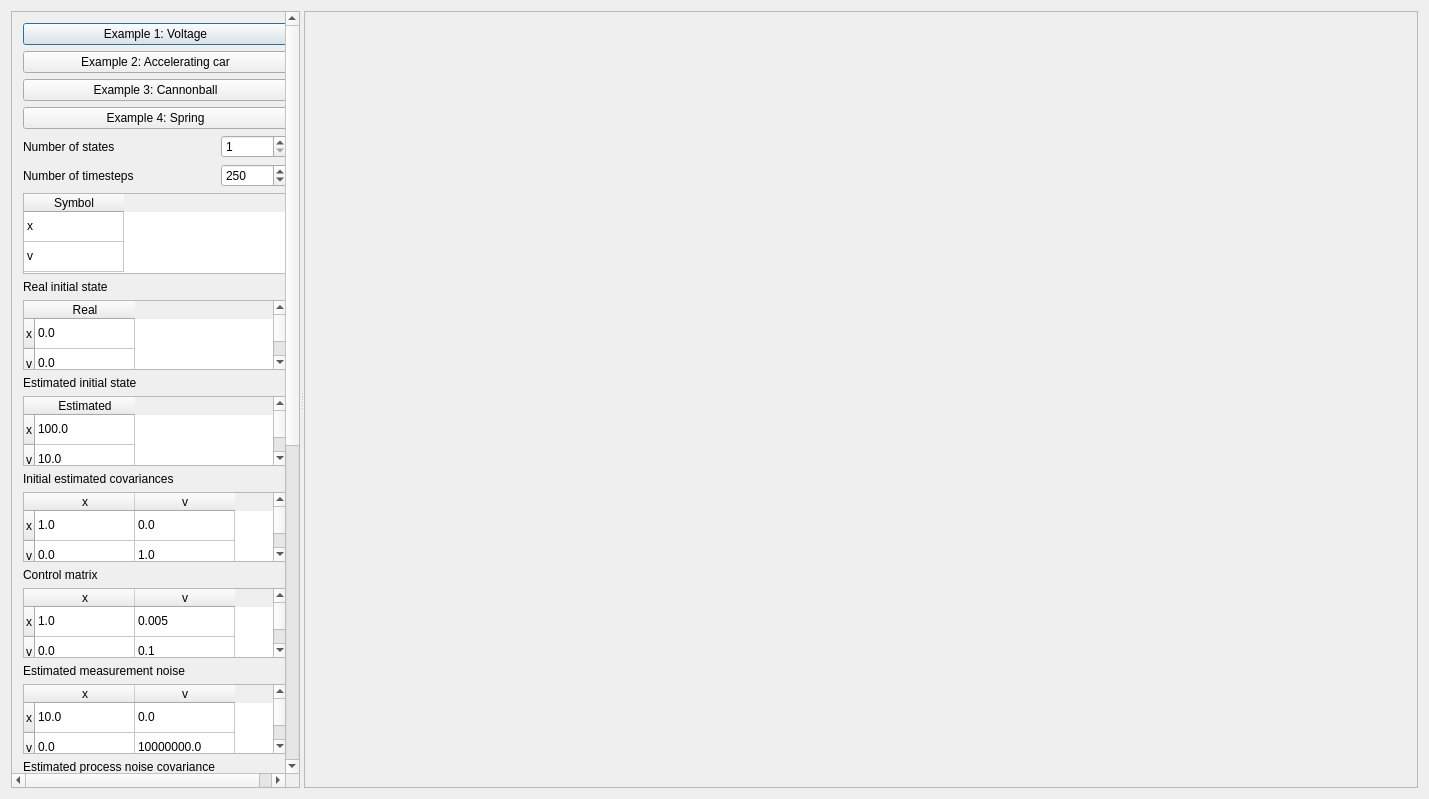
<?xml version="1.0" encoding="UTF-8"?>
<ui version="4.0">
 <class>QtMainDialog</class>
 <widget class="QDialog" name="QtMainDialog">
  <property name="geometry">
   <rect>
    <x>0</x>
    <y>0</y>
    <width>1429</width>
    <height>799</height>
   </rect>
  </property>
  <property name="windowTitle">
   <string>CppKalmanFilterExample11</string>
  </property>
  <layout class="QGridLayout" name="gridLayout_3">
   <item row="0" column="0">
    <widget class="QSplitter" name="splitter">
     <property name="sizePolicy">
      <sizepolicy hsizetype="Preferred" vsizetype="Preferred">
       <horstretch>0</horstretch>
       <verstretch>0</verstretch>
      </sizepolicy>
     </property>
     <property name="orientation">
      <enum>Qt::Horizontal</enum>
     </property>
     <widget class="QScrollArea" name="scrollArea">
      <property name="sizePolicy">
       <sizepolicy hsizetype="Expanding" vsizetype="Expanding">
        <horstretch>0</horstretch>
        <verstretch>0</verstretch>
       </sizepolicy>
      </property>
      <property name="widgetResizable">
       <bool>true</bool>
      </property>
      <widget class="QWidget" name="scrollAreaWidgetContents">
       <property name="geometry">
        <rect>
         <x>0</x>
         <y>-451</y>
         <width>257</width>
         <height>1230</height>
        </rect>
       </property>
       <layout class="QGridLayout" name="gridLayout_4">
        <item row="0" column="0" colspan="2">
         <widget class="QPushButton" name="button_1">
          <property name="text">
           <string>Example 1: Voltage</string>
          </property>
         </widget>
        </item>
        <item row="1" column="0" colspan="2">
         <widget class="QPushButton" name="button_2">
          <property name="text">
           <string>Example 2: Accelerating car</string>
          </property>
         </widget>
        </item>
        <item row="2" column="0" colspan="2">
         <widget class="QPushButton" name="button_3">
          <property name="text">
           <string>Example 3: Cannonball</string>
          </property>
         </widget>
        </item>
        <item row="4" column="0">
         <widget class="QLabel" name="label_n_states">
          <property name="sizePolicy">
           <sizepolicy hsizetype="Maximum" vsizetype="Preferred">
            <horstretch>0</horstretch>
            <verstretch>0</verstretch>
           </sizepolicy>
          </property>
          <property name="text">
           <string>Number of states</string>
          </property>
         </widget>
        </item>
        <item row="6" column="0">
         <widget class="QLabel" name="label_n_timesteps">
          <property name="sizePolicy">
           <sizepolicy hsizetype="Maximum" vsizetype="Preferred">
            <horstretch>0</horstretch>
            <verstretch>0</verstretch>
           </sizepolicy>
          </property>
          <property name="text">
           <string>Number of timesteps</string>
          </property>
         </widget>
        </item>
        <item row="9" column="0">
         <widget class="QLabel" name="label_init_state_real">
          <property name="sizePolicy">
           <sizepolicy hsizetype="Preferred" vsizetype="Maximum">
            <horstretch>0</horstretch>
            <verstretch>0</verstretch>
           </sizepolicy>
          </property>
          <property name="text">
           <string>Real initial state</string>
          </property>
         </widget>
        </item>
        <item row="10" column="0" colspan="2">
         <widget class="QTableWidget" name="table_init_state_real">
          <row>
           <property name="text">
            <string>x</string>
           </property>
          </row>
          <row>
           <property name="text">
            <string>v</string>
           </property>
          </row>
          <column>
           <property name="text">
            <string>Real</string>
           </property>
          </column>
          <item row="0" column="0">
           <property name="text">
            <string>0.0</string>
           </property>
          </item>
          <item row="1" column="0">
           <property name="text">
            <string>0.0</string>
           </property>
          </item>
         </widget>
        </item>
        <item row="31" column="0">
         <spacer name="verticalSpacer">
          <property name="orientation">
           <enum>Qt::Vertical</enum>
          </property>
          <property name="sizeHint" stdset="0">
           <size>
            <width>20</width>
            <height>40</height>
           </size>
          </property>
         </spacer>
        </item>
        <item row="6" column="1">
         <widget class="QSpinBox" name="box_n_timesteps">
          <property name="maximum">
           <number>1000000</number>
          </property>
          <property name="value">
           <number>250</number>
          </property>
         </widget>
        </item>
        <item row="4" column="1">
         <widget class="QSpinBox" name="box_n_states">
          <property name="minimum">
           <number>1</number>
          </property>
          <property name="maximum">
           <number>10</number>
          </property>
          <property name="value">
           <number>1</number>
          </property>
         </widget>
        </item>
        <item row="7" column="0" colspan="2">
         <widget class="QTableWidget" name="table_states">
          <property name="minimumSize">
           <size>
            <width>0</width>
            <height>81</height>
           </size>
          </property>
          <attribute name="verticalHeaderVisible">
           <bool>false</bool>
          </attribute>
          <row>
           <property name="text">
            <string>1</string>
           </property>
          </row>
          <row>
           <property name="text">
            <string>2</string>
           </property>
          </row>
          <column>
           <property name="text">
            <string>Symbol</string>
           </property>
          </column>
          <item row="0" column="0">
           <property name="text">
            <string>x</string>
           </property>
          </item>
          <item row="1" column="0">
           <property name="text">
            <string>v</string>
           </property>
          </item>
         </widget>
        </item>
        <item row="11" column="0">
         <widget class="QLabel" name="label_init_state_estimate">
          <property name="sizePolicy">
           <sizepolicy hsizetype="Preferred" vsizetype="Maximum">
            <horstretch>0</horstretch>
            <verstretch>0</verstretch>
           </sizepolicy>
          </property>
          <property name="text">
           <string>Estimated initial state</string>
          </property>
         </widget>
        </item>
        <item row="12" column="0" colspan="2">
         <widget class="QTableWidget" name="table_init_state_estimate">
          <row>
           <property name="text">
            <string>x</string>
           </property>
          </row>
          <row>
           <property name="text">
            <string>v</string>
           </property>
          </row>
          <column>
           <property name="text">
            <string>Estimated</string>
           </property>
          </column>
          <item row="0" column="0">
           <property name="text">
            <string>100.0</string>
           </property>
          </item>
          <item row="1" column="0">
           <property name="text">
            <string>10.0</string>
           </property>
          </item>
         </widget>
        </item>
        <item row="13" column="0">
         <widget class="QLabel" name="label_init_covariance_estimate">
          <property name="sizePolicy">
           <sizepolicy hsizetype="Preferred" vsizetype="Maximum">
            <horstretch>0</horstretch>
            <verstretch>0</verstretch>
           </sizepolicy>
          </property>
          <property name="text">
           <string>Initial estimated covariances</string>
          </property>
         </widget>
        </item>
        <item row="14" column="0" colspan="2">
         <widget class="QTableWidget" name="table_init_covariance_estimate">
          <row>
           <property name="text">
            <string>x</string>
           </property>
          </row>
          <row>
           <property name="text">
            <string>v</string>
           </property>
          </row>
          <column>
           <property name="text">
            <string>x</string>
           </property>
          </column>
          <column>
           <property name="text">
            <string>v</string>
           </property>
          </column>
          <item row="0" column="0">
           <property name="text">
            <string>1.0</string>
           </property>
          </item>
          <item row="0" column="1">
           <property name="text">
            <string>0.0</string>
           </property>
          </item>
          <item row="1" column="0">
           <property name="text">
            <string>0.0</string>
           </property>
          </item>
          <item row="1" column="1">
           <property name="text">
            <string>1.0</string>
           </property>
          </item>
         </widget>
        </item>
        <item row="15" column="0">
         <widget class="QLabel" name="label_control">
          <property name="sizePolicy">
           <sizepolicy hsizetype="Preferred" vsizetype="Maximum">
            <horstretch>0</horstretch>
            <verstretch>0</verstretch>
           </sizepolicy>
          </property>
          <property name="text">
           <string>Control matrix</string>
          </property>
         </widget>
        </item>
        <item row="16" column="0" colspan="2">
         <widget class="QTableWidget" name="table_control">
          <row>
           <property name="text">
            <string>x</string>
           </property>
          </row>
          <row>
           <property name="text">
            <string>v</string>
           </property>
          </row>
          <column>
           <property name="text">
            <string>x</string>
           </property>
          </column>
          <column>
           <property name="text">
            <string>v</string>
           </property>
          </column>
          <item row="0" column="0">
           <property name="text">
            <string>1.0</string>
           </property>
          </item>
          <item row="0" column="1">
           <property name="text">
            <string>0.005</string>
           </property>
          </item>
          <item row="1" column="0">
           <property name="text">
            <string>0.0</string>
           </property>
          </item>
          <item row="1" column="1">
           <property name="text">
            <string>0.1</string>
           </property>
          </item>
         </widget>
        </item>
        <item row="17" column="0">
         <widget class="QLabel" name="label_measurement_noise_estimate">
          <property name="sizePolicy">
           <sizepolicy hsizetype="Preferred" vsizetype="Maximum">
            <horstretch>0</horstretch>
            <verstretch>0</verstretch>
           </sizepolicy>
          </property>
          <property name="text">
           <string>Estimated measurement noise</string>
          </property>
         </widget>
        </item>
        <item row="18" column="0" colspan="2">
         <widget class="QTableWidget" name="table_measurement_noise_estimate">
          <row>
           <property name="text">
            <string>x</string>
           </property>
          </row>
          <row>
           <property name="text">
            <string>v</string>
           </property>
          </row>
          <column>
           <property name="text">
            <string>x</string>
           </property>
          </column>
          <column>
           <property name="text">
            <string>v</string>
           </property>
          </column>
          <item row="0" column="0">
           <property name="text">
            <string>10.0</string>
           </property>
          </item>
          <item row="0" column="1">
           <property name="text">
            <string>0.0</string>
           </property>
          </item>
          <item row="1" column="0">
           <property name="text">
            <string>0.0</string>
           </property>
          </item>
          <item row="1" column="1">
           <property name="text">
            <string>10000000.0</string>
           </property>
          </item>
         </widget>
        </item>
        <item row="19" column="0">
         <widget class="QLabel" name="label_process_noise_covariance_estimate">
          <property name="text">
           <string>Estimated process noise covariance</string>
          </property>
         </widget>
        </item>
        <item row="20" column="0" colspan="2">
         <widget class="QTableWidget" name="table_process_noise_covariance_estimate">
          <row>
           <property name="text">
            <string>x</string>
           </property>
          </row>
          <row>
           <property name="text">
            <string>v</string>
           </property>
          </row>
          <column>
           <property name="text">
            <string>x</string>
           </property>
          </column>
          <column>
           <property name="text">
            <string>v</string>
           </property>
          </column>
          <item row="0" column="0">
           <property name="text">
            <string>0.01</string>
           </property>
          </item>
          <item row="0" column="1">
           <property name="text">
            <string>0.01</string>
           </property>
          </item>
          <item row="1" column="0">
           <property name="text">
            <string>0.01</string>
           </property>
          </item>
          <item row="1" column="1">
           <property name="text">
            <string>0.01</string>
           </property>
          </item>
         </widget>
        </item>
        <item row="21" column="0">
         <widget class="QLabel" name="label_observation">
          <property name="sizePolicy">
           <sizepolicy hsizetype="Preferred" vsizetype="Maximum">
            <horstretch>0</horstretch>
            <verstretch>0</verstretch>
           </sizepolicy>
          </property>
          <property name="text">
           <string>Observation</string>
          </property>
         </widget>
        </item>
        <item row="22" column="0" colspan="2">
         <widget class="QTableWidget" name="table_observation">
          <row>
           <property name="text">
            <string>x</string>
           </property>
          </row>
          <row>
           <property name="text">
            <string>v</string>
           </property>
          </row>
          <column>
           <property name="text">
            <string>x</string>
           </property>
          </column>
          <column>
           <property name="text">
            <string>v</string>
           </property>
          </column>
          <item row="0" column="0">
           <property name="text">
            <string>1.0</string>
           </property>
          </item>
          <item row="0" column="1">
           <property name="text">
            <string>0.0</string>
           </property>
          </item>
          <item row="1" column="0">
           <property name="text">
            <string>0.0</string>
           </property>
          </item>
          <item row="1" column="1">
           <property name="text">
            <string>0.0</string>
           </property>
          </item>
         </widget>
        </item>
        <item row="23" column="0">
         <widget class="QLabel" name="label_real_noise">
          <property name="text">
           <string>Real measurement noise</string>
          </property>
         </widget>
        </item>
        <item row="24" column="0" colspan="2">
         <widget class="QTableWidget" name="table_real_measurement_noise">
          <property name="horizontalScrollBarPolicy">
           <enum>Qt::ScrollBarAlwaysOff</enum>
          </property>
          <row>
           <property name="text">
            <string>x</string>
           </property>
          </row>
          <row>
           <property name="text">
            <string>v</string>
           </property>
          </row>
          <column>
           <property name="text">
            <string>Measurement</string>
           </property>
          </column>
          <item row="0" column="0">
           <property name="text">
            <string>10</string>
           </property>
          </item>
          <item row="1" column="0">
           <property name="text">
            <string>10000000</string>
           </property>
          </item>
         </widget>
        </item>
        <item row="25" column="0">
         <widget class="QLabel" name="label">
          <property name="text">
           <string>Real process noise</string>
          </property>
         </widget>
        </item>
        <item row="26" column="0" colspan="2">
         <widget class="QTableWidget" name="table_real_process_noise">
          <property name="horizontalScrollBarPolicy">
           <enum>Qt::ScrollBarAlwaysOff</enum>
          </property>
          <row>
           <property name="text">
            <string>x</string>
           </property>
          </row>
          <row>
           <property name="text">
            <string>v</string>
           </property>
          </row>
          <column>
           <property name="text">
            <string>Process</string>
           </property>
          </column>
          <item row="0" column="0">
           <property name="text">
            <string>0.01</string>
           </property>
          </item>
          <item row="1" column="0">
           <property name="text">
            <string>0.01</string>
           </property>
          </item>
         </widget>
        </item>
        <item row="27" column="0">
         <widget class="QLabel" name="label_state_transition">
          <property name="text">
           <string>State transition matrix</string>
          </property>
         </widget>
        </item>
        <item row="28" column="0" colspan="2">
         <widget class="QTableWidget" name="table_state_transition">
          <property name="horizontalScrollBarPolicy">
           <enum>Qt::ScrollBarAlwaysOff</enum>
          </property>
          <row>
           <property name="text">
            <string>x</string>
           </property>
          </row>
          <row>
           <property name="text">
            <string>v</string>
           </property>
          </row>
          <column>
           <property name="text">
            <string>x</string>
           </property>
          </column>
          <column>
           <property name="text">
            <string>v</string>
           </property>
          </column>
          <item row="0" column="0">
           <property name="text">
            <string>1.0</string>
           </property>
          </item>
          <item row="0" column="1">
           <property name="text">
            <string>0.1</string>
           </property>
          </item>
          <item row="1" column="0">
           <property name="text">
            <string>0.0</string>
           </property>
          </item>
          <item row="1" column="1">
           <property name="text">
            <string>1.0</string>
           </property>
          </item>
         </widget>
        </item>
        <item row="29" column="0">
         <widget class="QLabel" name="label_input">
          <property name="text">
           <string>Input</string>
          </property>
         </widget>
        </item>
        <item row="30" column="0" colspan="2">
         <widget class="QTableWidget" name="table_input">
          <property name="horizontalScrollBarPolicy">
           <enum>Qt::ScrollBarAlwaysOff</enum>
          </property>
          <row>
           <property name="text">
            <string>x</string>
           </property>
          </row>
          <row>
           <property name="text">
            <string>v</string>
           </property>
          </row>
          <column>
           <property name="text">
            <string>Input</string>
           </property>
          </column>
          <item row="0" column="0">
           <property name="text">
            <string>0.0</string>
           </property>
          </item>
          <item row="1" column="0">
           <property name="text">
            <string>1.0</string>
           </property>
          </item>
         </widget>
        </item>
        <item row="3" column="0" colspan="2">
         <widget class="QPushButton" name="button_4">
          <property name="text">
           <string>Example 4: Spring</string>
          </property>
         </widget>
        </item>
       </layout>
      </widget>
     </widget>
     <widget class="QScrollArea" name="scrollArea_plot">
      <property name="sizePolicy">
       <sizepolicy hsizetype="Expanding" vsizetype="Expanding">
        <horstretch>1</horstretch>
        <verstretch>0</verstretch>
       </sizepolicy>
      </property>
      <property name="widgetResizable">
       <bool>true</bool>
      </property>
      <widget class="QWidget" name="scrollArea_plot_widget">
       <property name="geometry">
        <rect>
         <x>0</x>
         <y>0</y>
         <width>1128</width>
         <height>779</height>
        </rect>
       </property>
       <layout class="QGridLayout" name="gridLayout">
        <item row="0" column="0">
         <layout class="QVBoxLayout" name="layout_plots"/>
        </item>
       </layout>
      </widget>
     </widget>
    </widget>
   </item>
  </layout>
 </widget>
 <layoutdefault spacing="6" margin="11"/>
 <resources/>
 <connections/>
</ui>
